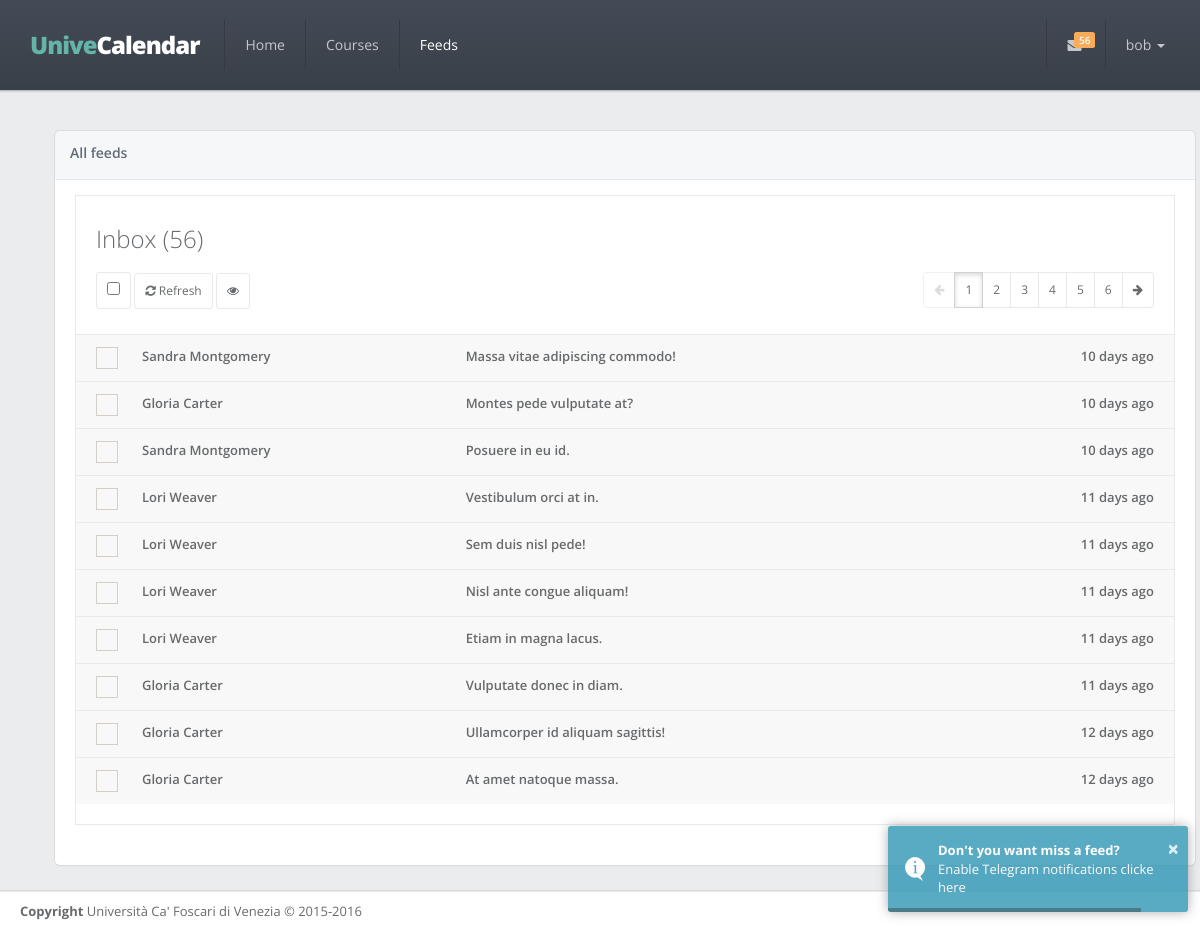
The app's page /feeds (signed in) with its own data.
### app/models.py (models this page shows, shortened)
class User(UserMixin, db.Model):
    __tablename__ = 'users'
    id = db.Column(db.Integer, primary_key=True)
    email = db.Column(db.String(64), unique=True)
    username = db.Column(db.String(64), unique=True)
    phone_number = db.Column(db.String(32))
    notify_me = db.Column(db.Boolean, default=False)
    password_hash = db.Column(db.String(128))
    confirmed = db.Column(db.Boolean, default=False)
    member_since = db.Column(db.DateTime(), default=datetime.utcnow)
    last_seen = db.Column(db.DateTime(), default=datetime.utcnow)
    avatar_hash = db.Column(db.String(32))
    courses = db.relationship('Course',
                              backref='user_id',
                              secondary=follows,
                              lazy='dynamic')
    feeds = db.relationship('Feed',
                            backref='user_id',
                            secondary=reads,
                            lazy='dynamic')
    @property
    def password(self):
        raise AttributeError('Not readable')
    def has_read(self, feed):
        return self.feeds.filter_by(id=feed.id).first() is not None
    def ping(self):
        self.last_seen = datetime.utcnow()
        db.session.add(self)

class Feed(db.Model):
    __tablename__ = 'feeds'
    id = db.Column(db.Integer, primary_key=True)
    title = db.Column(db.String(64))
    body = db.Column(db.Text)
    timestamp = db.Column(db.DateTime, index=True, default=datetime.utcnow)
    professor_id = db.Column(db.Integer, db.ForeignKey('professors.id'))
    lesson_id = db.Column(db.Integer, db.ForeignKey('lessons.id'))
    users = db.relationship('User',
                            secondary=reads,
                            backref=db.backref('feed_id', lazy='dynamic'),
                            lazy='dynamic')
    @property
    def author(self):
        if self.professor:
            return self.professor.first_name + ' ' + self.professor.last_name
        return 'System Alert'
    @property
    def gravatar(self):
        if self.professor:
            return self.professor.gravatar()
        return ROBOT_AVATAR

class Professor(db.Model):
    __tablename__ = 'professors'
    id = db.Column(db.Integer, primary_key=True)
    first_name = db.Column(db.String(64))
    last_name = db.Column(db.String(64))
    email = db.Column(db.String(64), unique=True)
    avatar_hash = db.Column(db.String(32))
    courses = db.relationship('Course',
                              backref='professor',
                              lazy='dynamic')
    feeds = db.relationship('Feed',
                            backref='professor',
                            lazy='dynamic')
    def gravatar(self, size=100, default='identicon', rating='g'):
        if request.is_secure:
            url = 'https://secure.gravatar.com/avatar'
        else:
            url = 'http://www.gravatar.com/avatar'
        hash = self.avatar_hash or hashlib.md5(
            self.email.encode('utf-8')).hexdigest()
        return '{url}/{hash}?s={size}&d={default}&r={rating}'.format(
            url=url, hash=hash, size=size, default=default, rating=rating)

### app/main/views.py (the view)
@main.route('/feeds')
@login_required
def feeds():
    page = request.args.get('page', 1, type=int)
    query = user_feeds_query()
    if not query:
        return render_template('feeds.html')
    pagination = query.order_by(Feed.timestamp.desc()).paginate(
        page, per_page=current_app.config['FEEDS_PER_PAGE'],
        error_out=False)
    feeds = pagination.items
    return render_template('feeds.html', feeds=feeds, pagination=pagination)

### app/auth/views.py (called while the page is built)
@auth.before_app_request
def before_request():
    if current_user.is_authenticated:
        current_user.ping()
        if not current_user.confirmed \
                and request.endpoint[:5] != 'auth.' \
                and request.endpoint != 'static':
            return redirect(url_for('auth.unconfirmed'))

### app/main/views.py (called while the page is built)
@babel.localeselector
def get_locale():
    return request.accept_languages.best_match(
        current_app.config['LANGUAGES'].keys())

@main.after_app_request
def after_request(response):
    for query in get_debug_queries():
        if query.duration >= current_app.config['SLOW_DB_QUERY_TIME']:
            current_app.logger.warning(
                'Slow query: %s\nParameters: %s\nDuration: %fs\nContext: %s\n'
                % (query.statement, query.parameters, query.duration,
                   query.context))
    return response

@main.before_request
@login_required
def before_request():
    g.unread = count_unread_feeds()
    g.latest = get_latest_feeds(3)
    g.locale = get_locale()

def user_feeds_query():
    if not current_user.courses.count():
        return
    professor_ids = set([c.professor_id for c in current_user.courses])
    lesson_ids = [l.id for c in current_user.courses for l in c.lessons]
    return Feed.query.filter(or_(Feed.professor_id.in_(professor_ids),
                                 Feed.lesson_id.in_(lesson_ids)))

def get_latest_feeds(n=5):
    query = user_feeds_query()
    if query is not None:
        return query.order_by(Feed.timestamp.desc()).limit(n).all()

def count_unread_feeds():
    query = user_feeds_query()
    if query is not None:
        return query.filter(~Feed.users.contains(current_user)).count()

### app/models.py (called while the page is built)
@login_manager.user_loader
def load_user(user_id):
    return User.query.get(int(user_id))

### app/templates/feeds.html (shortened to what this page needs)
{% extends 'base.html' %}
{% set active_page='feeds' %}
{% block styles %}
    {{ super() }}
    <link href="{{ url_for('static', filename='css/plugins/toastr/toastr.min.css' ) }}" rel="stylesheet">
    <link href="{{ url_for('static', filename='css/plugins/iCheck/custom.css') }}" rel="stylesheet">
{% endblock %}
{% block content %}
    <div class="row">
        <div class="col-lg-12 animated fadeInRight">
            <div class="ibox float-e-margins">
                <div class="ibox-title">
                    <h5>{{ gettext('All feeds') }} </h5>
                </div>
                <div class="ibox-content">
                    <div class="mail-box-header">
                        <h2>
                            {{ gettext('Inbox') }} {% if g.unread > 0 %}({{ g.unread }}) {% else %} (0) {% endif %}
                        </h2>
                        <div class="mail-tools tooltip-demo m-t-md">
                            {% if feeds %}
                                <button class="btn btn-white btn-sm" data-toggle="tooltip" data-placement="top" title="{{ gettext('Select/deselect all') }}">
                                    <input type="checkbox" id="checkAll" onchange="selectAll()"/>
                                </button>
                                <a href="{{ url_for('main.feeds') }}" class="btn btn-white btn-sm" data-toggle="tooltip" data-placement="top" title="{{ gettext('Check feeds') }}">
                                    <i class="fa fa-refresh"></i> {{ gettext('Refresh') }}
                                </a>
                                <button class="btn btn-white btn-sm" onclick="markAsRead()" data-toggle="tooltip" data-placement="top" title="{{ gettext('Mark as read') }}">
                                    <i class="fa fa-eye"></i>
                                </button>
                                {{ macros.pagination_widget(pagination, 'main.feeds') }}
                            {% endif %}
                        </div>
                    </div>
                    <div class="mail-box">
                        <table class="table table-hover table-mail">
                            <tbody>
                            {% if not feeds %}
                                <p class="text-center">
                                    {{ gettext('No feed found') }}
                                </p>
                            {% else %}
                                {% for feed in feeds %}
                                    <tr class="{% if current_user.has_read(feed) %}read{% else %}unread{% endif %}">
                                        <td class="check-mail">
                                        </td>
                                        <td class="mail-contact">
                                            <a href="{{ url_for('main.feed', id=feed.id) }}">{{ feed.author }}</a>
                                        </td>
                                        <td class="mail-subject">
                                            <a href="{{ url_for('main.feed', id=feed.id) }}">{{ feed.title }}</a>
                                        </td>
                                        <td class="text-right mail-date">{{ moment(feed.timestamp).fromNow() }}</td>
                                    </tr>
                                {% endfor %}
                            {% endif %}
                            </tbody>
                        </table>
                    </div>
                </div>
            </div>
        </div>
    </div>
{% endblock %}

### app/templates/base.html (shortened to what this page needs)
{% import "_macros.html" as macros %}
<!DOCTYPE html>
<html>
<head>
    {% block styles %}
        <link href="{{ url_for('static', filename='css/bootstrap.min.css') }}" rel="stylesheet">
        <link href="{{ url_for('static', filename='font-awesome/css/font-awesome.css') }}" rel="stylesheet">
        <link href="{{ url_for('static', filename='css/animate.css') }}" rel="stylesheet">
        <link href="{{ url_for('static', filename='css/style.css') }}" rel="stylesheet">
    {% endblock %}
</head>
{% block body %}
    <body class="top-navigation">
    <div id="wrapper">
        <div id="page-wrapper" class="gray-bg">
            <div class="row border-bottom fancy-bg">
                <nav class="navbar navbar-static-top" role="navigation">
                    <div class="navbar-header">
                        <a href="{{ url_for('main.index') }}" class="navbar-brand" style="font-size: 24px">
                            <span class="text-navy">Unive</span>Calendar
                        </a>
                    </div>
                    <div class="navbar-collapse collapse" id="navbar">
                        {% set navigation_bar = [
                            (url_for('main.index'), 'home', 'Home'),
                            (url_for('main.courses'), 'courses', gettext('Courses')),
                            (url_for('main.feeds'), 'feeds', gettext('Feeds'))
                        ] -%}
                        <ul class="nav navbar-nav">
                            {% for href, id, caption in navigation_bar %}
                                <li{% if id == active_page %} class="active"{% endif %}>
                                    <a aria-expanded="false" role="button" href="{{ href|e }}">{{ caption|e }}
                                    </a>
                                </li>
                            {% endfor %}
                        </ul>
                        <ul class="nav navbar-top-links navbar-right">
                            <li class="dropdown">
                                <a class="dropdown-toggle count-info" data-toggle="dropdown" href="#">
                                    {% if g.unread %}
                                        <span class="label label-warning">{{ g.unread }}</span>
                                    {% endif %}
                                </a>
                            </li>
                            <li class="dropdown">
                                <a aria-expanded="false" role="button" href="#" class="dropdown-toggle" data-toggle="dropdown">{{ current_user.username }} <span class="caret"></span></a>
                            </li>
                        </ul>
                    </div>
                </nav>
            </div>
            <div class="wrapper wrapper-content">
                <div class="container">
                    {% block content %}
                    {% endblock %}
                </div>
            </div>
            <div class="footer">
                <div>
                    <strong>Copyright</strong> Università Ca' Foscari di Venezia &copy; 2015-2016
                </div>
            </div>
        </div>
    </div>
    </body>
{% endblock %}
</html>

### app/templates/_macros.html (shortened to what this page needs)
{% macro pagination_widget(pagination, endpoint, fragment='') %}
    <div class="btn-group pull-right">
        <a class="btn btn-white btn-sm {% if not pagination.has_prev %}disabled{% endif %}"
           href="{% if pagination.has_prev %}{{ url_for(endpoint, page=pagination.prev_num, **kwargs) }}{{ fragment }}{% else %}#{% endif %}">
            <i class="fa fa-arrow-left"></i>
        </a>
        {% for p in pagination.iter_pages() %}
            {% if p %}
                {% if p == pagination.page %}
                    <a class="btn btn-white btn-sm active" href="{{ url_for(endpoint, page = p, **kwargs) }}{{ fragment }}">{{ p }}</a>
                {% else %}
                    <a class="btn btn-white btn-sm" href="{{ url_for(endpoint, page = p, **kwargs) }}{{ fragment }}">{{ p }}</a>
                {% endif %}
            {% endif %}
        {% endfor %}
        <a class="btn btn-white btn-sm {% if not pagination.has_next %}disabled{% endif %}"
           href="{% if pagination.has_next %}{{ url_for(endpoint, page=pagination.next_num, **kwargs) }}{{ fragment }}{% else %}#{% endif %}">
            <i class="fa fa-arrow-right"></i>
        </a>
    </div>
{% endmacro %}

### records on screen
User: username "bob"
Feed: author "Sandra Montgomery", title "Massa vitae adipiscing commodo!", timestamp "10 days ago"
Feed: author "Gloria Carter", title "Montes pede vulputate at?", timestamp "10 days ago"
Feed: author "Sandra Montgomery", title "Posuere in eu id.", timestamp "10 days ago"
Feed: author "Lori Weaver", title "Vestibulum orci at in.", timestamp "11 days ago"
Feed: author "Lori Weaver", title "Sem duis nisl pede!", timestamp "11 days ago"
Feed: author "Lori Weaver", title "Nisl ante congue aliquam!", timestamp "11 days ago"
Feed: author "Lori Weaver", title "Etiam in magna lacus.", timestamp "11 days ago"
Feed: author "Gloria Carter", title "Vulputate donec in diam.", timestamp "11 days ago"
Feed: author "Gloria Carter", title "Ullamcorper id aliquam sagittis!", timestamp "12 days ago"
Feed: author "Gloria Carter", title "At amet natoque massa.", timestamp "12 days ago"

### other values on screen
{{ caption|e }} "Home" "Courses" "Feeds"
{{ g.unread }} "56"
{{ gettext('All feeds') }} "All feeds"
{{ gettext('Inbox') }} "Inbox"
{{ gettext('Refresh') }} "Refresh"
{{ p }} "1"
{{ p }} "2" "3" "4" "5" "6"
